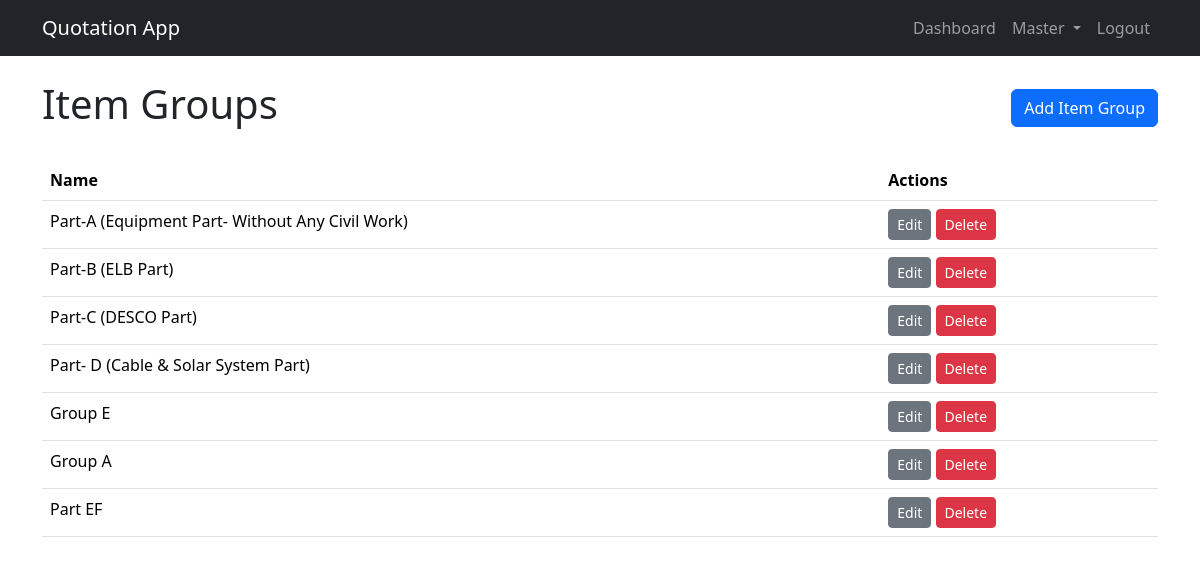
/item-groups/ (signed in), run on an earlier commit of the app's database.
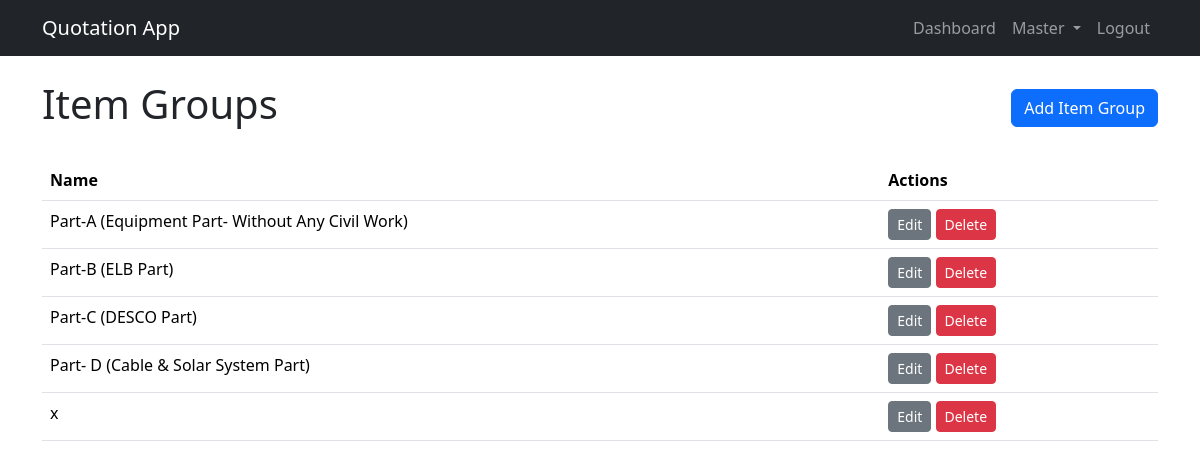
And on a later commit of the database.
### pages/models.py (models this page shows, shortened)
class ItemGroup(models.Model):
    name = models.CharField(max_length=255, unique=True)

### pages/views.py (the view)
# urls.py: path('item-groups/', ItemGroupListView.as_view(), name='itemgroup_list'),
@method_decorator(login_required, name='dispatch')
class ItemGroupListView(ListView):
    model = ItemGroup
    template_name = 'pages/quotations/itemgroup_list.html'

### templates/pages/quotations/itemgroup_list.html (shortened to what this page needs)
{% extends 'base.html' %}
{% block content %}
    <div class="d-flex justify-content-between align-items-center mb-4">
        <h1>Item Groups</h1>
        <a href="{% url 'itemgroup_create' %}" class="btn btn-primary">Add Item Group</a>
    </div>
    <table class="table">
        <thead>
            <tr>
                <th>Name</th>
                <th>Actions</th>
            </tr>
        </thead>
        <tbody>
            {% for item_group in object_list %}
                <tr>
                    <td>{{ item_group.name }}</td>
                    <td>
                        <a href="{% url 'itemgroup_update' item_group.pk %}" class="btn btn-sm btn-secondary">Edit</a>
                        <a href="{% url 'itemgroup_delete' item_group.pk %}" class="btn btn-sm btn-danger">Delete</a>
                    </td>
                </tr>
            {% endfor %}
        </tbody>
    </table>
{% endblock %}

What changed in the data, as far as the page shows it:
removed ItemGroup: name "Group E"
removed ItemGroup: name "Group A"
removed ItemGroup: name "Part EF"
added ItemGroup: name "x"
